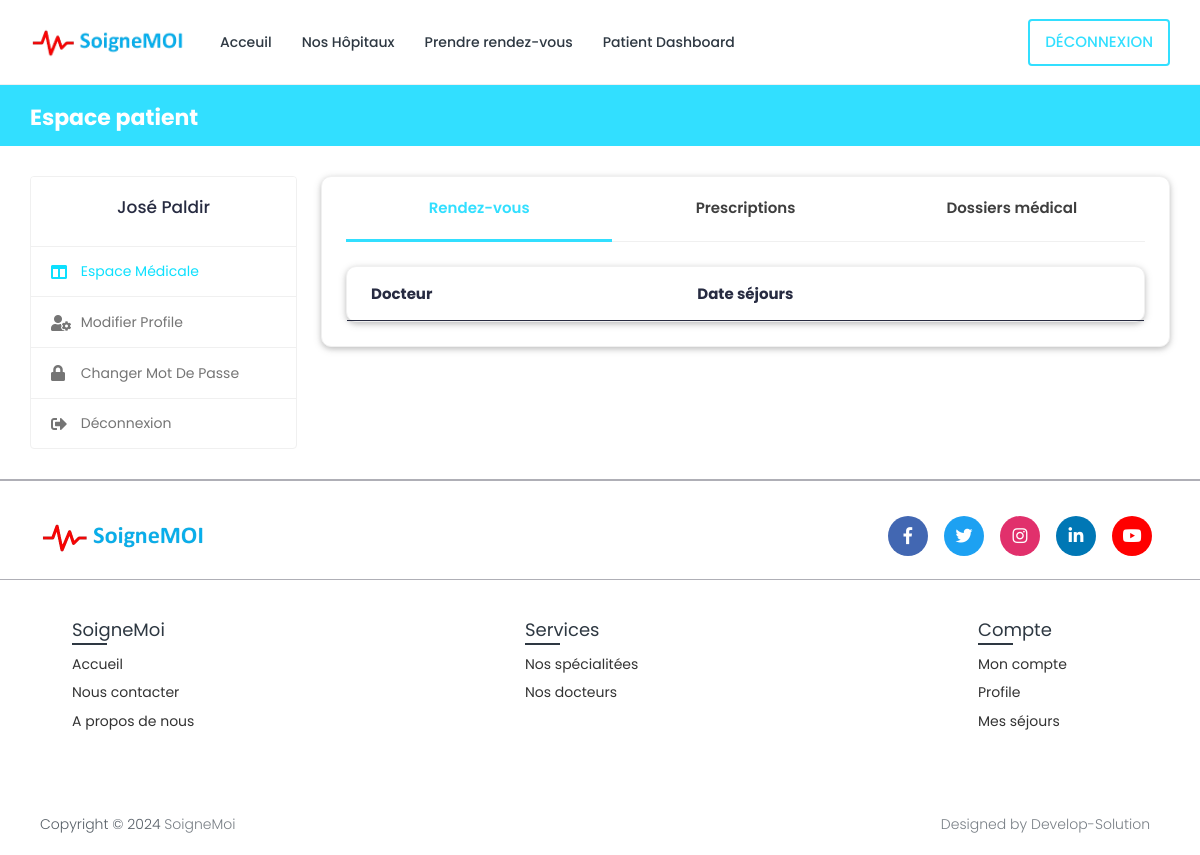
The app's page /patient-dashboard/ (signed in), older data.
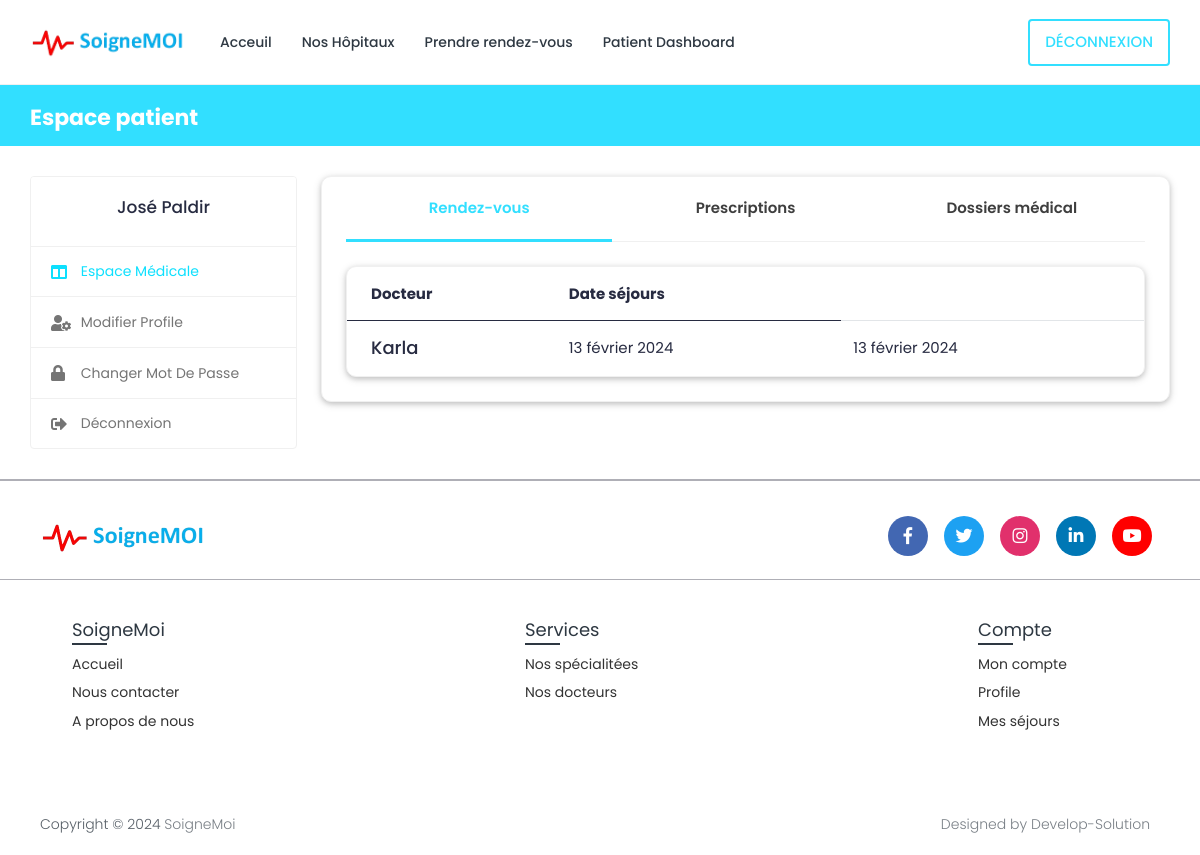
The same page, newer data.
### book/models.py (models this page shows, shortened)
class Appointment(models.Model):
    appointment_id = models.AutoField(primary_key=True)
    doctor_time_slots = models.ForeignKey(DoctorTimeSlots, null=True, on_delete=models.CASCADE)
    start_date = models.DateField(null=True, blank=True)
    end_date = models.DateField(null=True, blank=True)
    motif = models.TextField(null=False, blank=False)
    doctor = models.ForeignKey(Doctor, on_delete=models.CASCADE, null=False, blank=False)
    patient = models.ForeignKey(Patient, on_delete=models.CASCADE, null=False, blank=False)
    serial_number = models.CharField(max_length=200, null=True, blank=True)
    choise_speciality=models.ForeignKey(Specialization, on_delete=models.CASCADE, null=True, blank=True)
    class Meta:
        verbose_name_plural = "Appointment"

class Doctor(models.Model):
    doctor_id = models.AutoField(primary_key=True)
    user = models.OneToOneField(User, on_delete=models.CASCADE, null=True, blank=True, related_name='profile')
    first_name = models.CharField(max_length=200, null=True)
    last_name = models.CharField(max_length=200, null=True)
    specialization = models.ForeignKey(Specialization, on_delete=models.SET_NULL, null=True, blank=True)
    phone_number = models.CharField(max_length=200, null=True, blank=True)
    date_of_bird = models.DateField(null=True, blank=True)
    hospital_name = models.ForeignKey(Hospital, on_delete=models.SET_NULL, null=True, blank=True)

### book/views.py (the view)
# urls.py: path('patient-dashboard/', views.patient_dashboard, name='patient-dashboard'),
@csrf_exempt
@login_required(login_url="login")
@cache_control(no_cache=True, must_revalidate=True, no_store=True)
def patient_dashboard(request):
    if request.user.is_patient:
        patient = Patient.objects.get(user=request.user)
        appointments = Appointment.objects.filter(patient=patient).order_by('-start_date')
        context = {'patient': patient, 'appointments': appointments}
    else:
        return redirect('logout')
    return render(request, 'book/patient/patient-dashboard.html', context)

### templates/book/patient/patient-dashboard.html (shortened to what this page needs)
{% extends 'book/base.html' %}
{% load static %}
{% block content %}
{% load static %}
<body>
  <div class="main-wrapper">
    <div class="breadcrumb-bar">
      <div class="container-fluid">
        <div class="row align-items-center">
          <div class="col-md-12 col-12">
            <h2 class="breadcrumb-title">Espace patient</h2>{% include 'book/message.html' %}
          </div>
        </div>
      </div>
    </div>
    <div class="content">
      <div class="container-fluid">
        <div class="row">
          <div class="col-md-5 col-lg-4 col-xl-3 theiaStickySidebar">
            <div>{% include 'book/patient/patient-sidebar.html' %}</div>
          </div>
          <div class="col-md-7 col-lg-8 col-xl-9">
            <div class="card">
              <div class="card-body pt-0">
                <nav class="user-tabs mb-4">
                  <ul class="nav nav-tabs nav-tabs-bottom nav-justified">
                    <li class="nav-item">
                      <a class="nav-link active" href="#pat_appointments" data-toggle="tab">Rendez-vous</a>
                    </li>
                    <li class="nav-item">
                      <a class="nav-link" href="#pat_prescriptions" data-toggle="tab">Prescriptions</a>
                    </li>
                    <li class="nav-item">
                      <a class="nav-link" href="#pat_medical_records" data-toggle="tab">
                        <span class="med-records">Dossiers médical</span>
                      </a>
                    </li>
                  </ul>
                </nav>
                <div class="tab-content pt-0">
                  <div id="pat_appointments" class="tab-pane fade show active">
                    <div class="card card-table mb-0">
                      <div class="card-body">
                        <div class="table-responsive">
                          <table class="table table-hover table-center mb-0">
                            <thead>
                              <tr>
                                <th>Docteur</th>
                                <th>Date séjours</th>
                              </tr>
                            </thead>
                            <tbody>
                                {% for appointment in appointments %}
                                <tr>
                                  <td>
                                    <h4 class="mb-0">{{ appointment.doctor.first_name }}</h4>
                                  </td>
                                  <td>{{appointment.start_date}}</td>
                                   <td>{{appointment.end_date}}</td>
                                </tr>
                                {% endfor %}
                              </tbody>
                          </table>
                        </div>
                      </div>
                    </div>
                 </div>
                </div>
              </div>
            </div>
          </div>
        </div>
      </div>
    </div>
  </div>
</body>
{% endblock content %}

Row changes from the older to the newer data that the page shows:
added Appointment: doctor.first_name "Karla", start_date "13 février 2024", end_date "13 février 2024"
